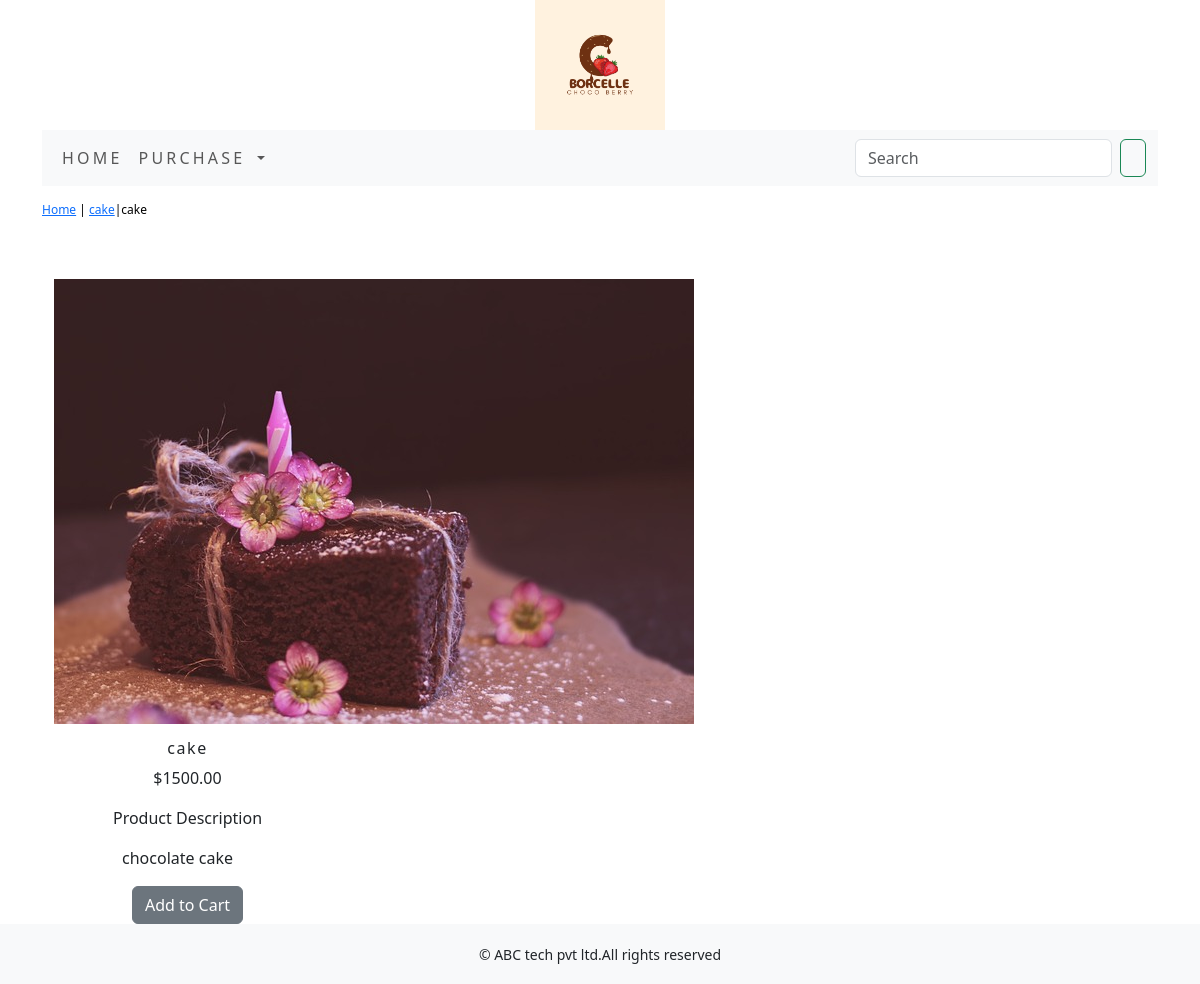
The page /purchase/cake/cake/ on the database its author committed.
### purchase/models.py (models this page shows, shortened)
class Product(models.Model):
    name=models.CharField(max_length=250,unique=True)
    slug=models.SlugField(max_length=250,unique=True)
    description=models.TextField(blank=True)
    price=models.DecimalField(max_digits=10,decimal_places=2)
    category=models.ForeignKey(Category,on_delete=models.CASCADE)
    image = models.ImageField(upload_to='product', blank=True)
    stock=models.IntegerField()
    available=models.BooleanField(default=True)
    created=models.DateTimeField(auto_now_add=True)
    updated=models.DateTimeField(auto_now=True)
    class Meta:
        ordering=('name',)
        verbose_name='product'
        verbose_name_plural='products'

class Category(models.Model):
    name=models.CharField(max_length=250,unique=True)
    slug=models.SlugField(max_length=250,unique=True)
    description=models.TextField(blank=True)
    image=models.ImageField(upload_to='category',blank=True)
    class Meta:
        ordering=('name',)
        verbose_name='category'
        verbose_name_plural='categories'
    def get_url(self):
        return reverse('purchase:products_by_category',args=[self.slug])
    def __str__(self):
        return  '{}'.format(self.name)

### purchase/views.py (the view)
# urls.py: path('<slug:c_slug>/<slug:product_slug>/', views.proDetail, name='prodCatdetail'),
def proDetail(request,c_slug,product_slug):
    try:
        product=Product.objects.get(category__slug=c_slug,slug=product_slug)
    except Exception as e:
       raise  e
    return render(request,'product.html',{'product':product})

### cart/context_processors.py (called while the page is built)
def counter(request):
    item_count=0
    if 'admin' in request.path:
        return {}
    else:
        try:
            cart=Cart.objects.filter(cart_id=_cart_id(request))
            cart_items=CartItem.objects.all().filter(cart=cart[:1])
            for cart_item in cart_items:
                item_count =+ cart_item.quantity
        except Cart.DoesNotExist:
            item_count=0
    return dict(item_count=item_count)

### cart/views.py (called while the page is built)
def _cart_id(request):
    cart=request.session.session_key
    if not cart:
        cart=request.session.create()
    return cart

### purchase/context_processors.py (called while the page is built)
def menu_links(request):
    links=Category.objects.all()
    return dict(links=links)

### templates/product.html (shortened to what this page needs)
{% extends 'base.html' %}
{% load static %}
{% block content %}
<div class="row my_prod_row_class">
    <div class="mx_auto">
        <p> <a href="{% url 'purchase:allProdCat' %}">Home</a> | <a href="{{product.category.get_url}}">{{product.category}}</a>|{{product.name}}</p>
    </div>
</div>
<div class="container">
<br>
<div class="row">
<div class="col-12 col-sm-12 col-md-12 col-lg-6 text-center">
    <div style="min-width:18rem;">
        <div>
            <img src="{{product.image.url}}" alt="{{product.name}}">
        </div>
    </div>
        <div class="col-12 col-sm-12 col-md-12 col-lg-6">
            <div>
            <h1 class="my_prod_title">{{product.name}}</h1>
            <p>${{product.price}}</p>
            <p class="my_title">Product Description</p>
            <p class="text-justify my_prod_text">{{product.description}}</p>
            {% if product.stock <= 0 %}
            <p class="text-justify my_prod_text"><b>Out Of Stock</b></p>
            {% else %}
            <a  class="btn btn-secondary"  href="{% url 'cart:add_cart' product.id %}">Add to Cart</a>
            {% endif %}
     </div>
  </div>
</div>
</div>
</div>
{% endblock %}

### static/css/custom.css (style rules this page uses)
body { font-family: 'Roboto', sans-serif; }
.my_title { font-size:16px; text_transform:uppercase; }
.my_prod_row_class { padding-top:15px; padding-bottom:20px; }
.my_prod_row_class .mx_auto { color:#000; font-size:12px; text-decoration:none; }
.my_prod_title { font-size:16px; text_transform:uppercase; letter-spacing:.1em; padding-top:15px; padding-bottom; }
.my_prod_text { padding-right:20px; }

### rows shown on the page
Product: category "cake", name "cake", image (picture), price "1500.00", description "chocolate cake"
